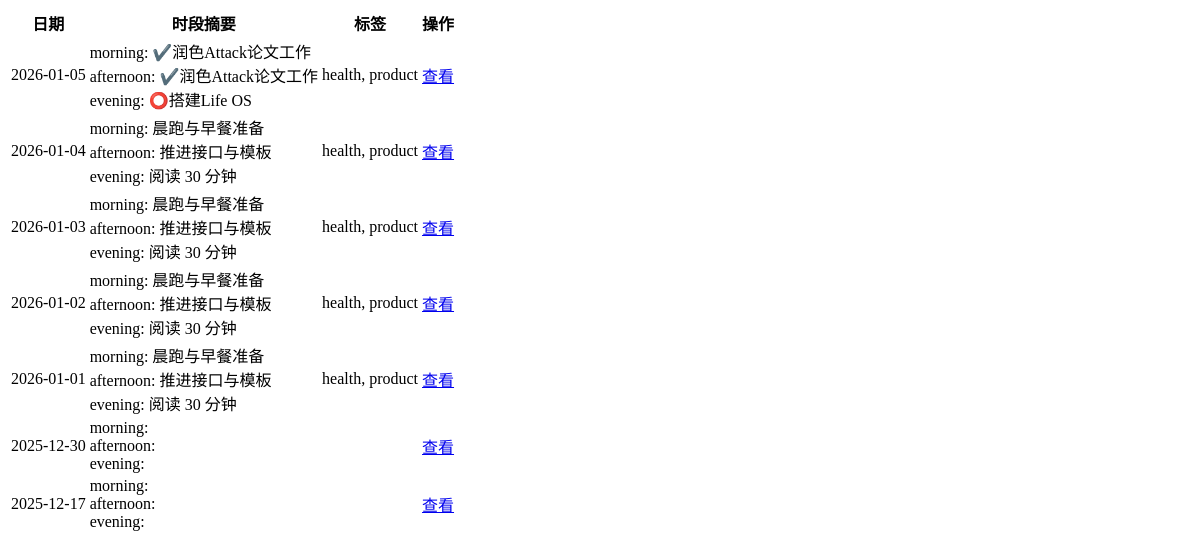
The page /logs/table on the database as committed earlier.
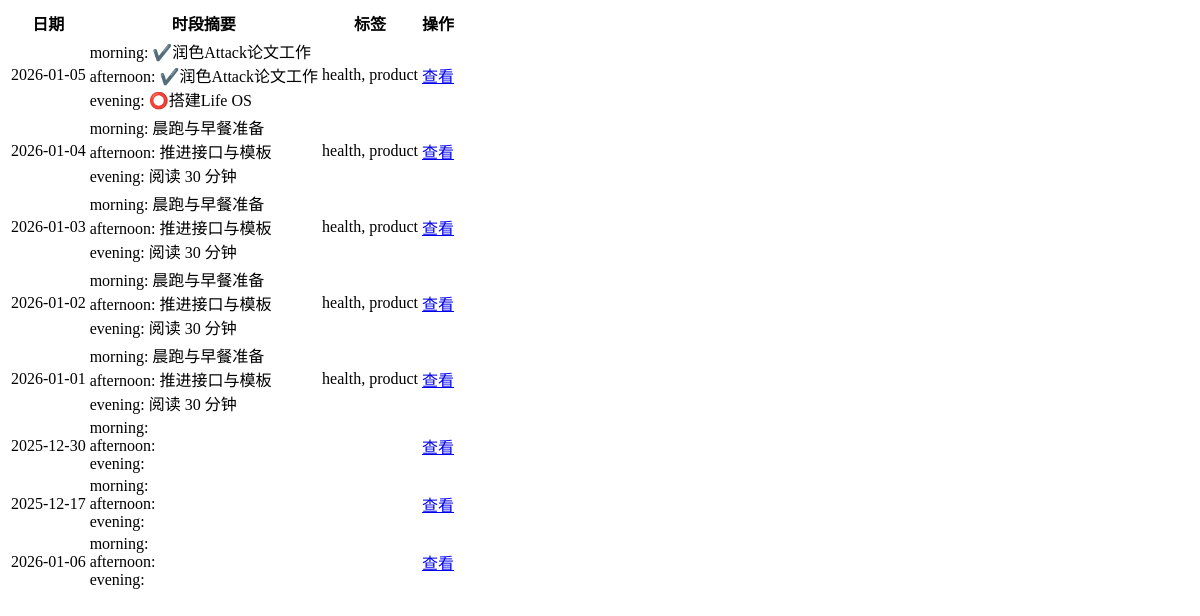
The same page on the database as committed later.
### app/domain/models.py (models this page shows)
class DayLog(SQLModel, table=True):
    id: Optional[int] = Field(default=None, primary_key=True)
    date: date
    period_entries: List[Dict[str, Any]] = Field(
        default_factory=list, sa_column=Column(JSON)
    )
    journal_md: str = Field(default="", sa_column=Column(Text))
    tags: List[str] = Field(default_factory=list, sa_column=Column(JSON))

### app/web/routes.py (the view)
@router.get("/logs/table", response_class=HTMLResponse)
def logs_table(
    request: Request,
    start_date: Optional[str] = None,
    end_date: Optional[str] = None,
    tag: Optional[str] = None,
    plan_item: Optional[str] = None,
) -> Response:
    session = _get_session(request)
    start = _parse_date(start_date, _today() - timedelta(days=30))
    end = _parse_date(end_date, _today())
    logs = session.exec(select(DayLog).where(DayLog.date >= start, DayLog.date <= end)).all()
    filtered: List[DayLog] = []
    for log in logs:
        if tag and tag not in log.tags:
            continue
        if plan_item:
            plan = session.exec(select(DailyPlan).where(DailyPlan.date == log.date)).first()
            if not plan:
                continue
            items = session.exec(select(PlanItem).where(PlanItem.daily_plan_id == plan.id)).all()
            if not any(plan_item.lower() in item.title.lower() for item in items):
                continue
        filtered.append(log)
    return templates.TemplateResponse(
        "partials/log_table.html",
        {
            "request": request,
            "logs": filtered,
            "start_date": start,
            "end_date": end,
            "plan_item": plan_item or "",
        },
    )

### app/web/templates/partials/log_table.html
{% if logs %}
  <div class="overflow-x-auto">
    <table class="min-w-full text-sm">
      <thead class="text-left text-slate-500">
        <tr>
          <th class="py-2 pr-4">日期</th>
          <th class="py-2 pr-4">时段摘要</th>
          <th class="py-2 pr-4">标签</th>
          <th class="py-2">操作</th>
        </tr>
      </thead>
      <tbody class="divide-y divide-slate-100">
        {% for log in logs %}
          <tr>
            <td class="py-2 pr-4">{{ log.date }}</td>
            <td class="py-2 pr-4">
              {% for entry in log.period_entries %}
                <div class="text-xs text-slate-600">{{ entry.period }}: {{ entry.text[:30] }}</div>
              {% endfor %}
            </td>
            <td class="py-2 pr-4 text-xs text-slate-500">{{ log.tags|join(", ") }}</td>
            <td class="py-2">
              <a class="text-blue-600 text-xs" href="/logs?target_date={{ log.date }}">查看</a>
            </td>
          </tr>
        {% endfor %}
      </tbody>
    </table>
  </div>
{% else %}
  <div class="text-sm text-slate-500">暂无日志</div>
{% endif %}

Rows that differ between the two databases and show on the page:
added DayLog: date "2026-01-06", period "morning" "afternoon" "evening"
